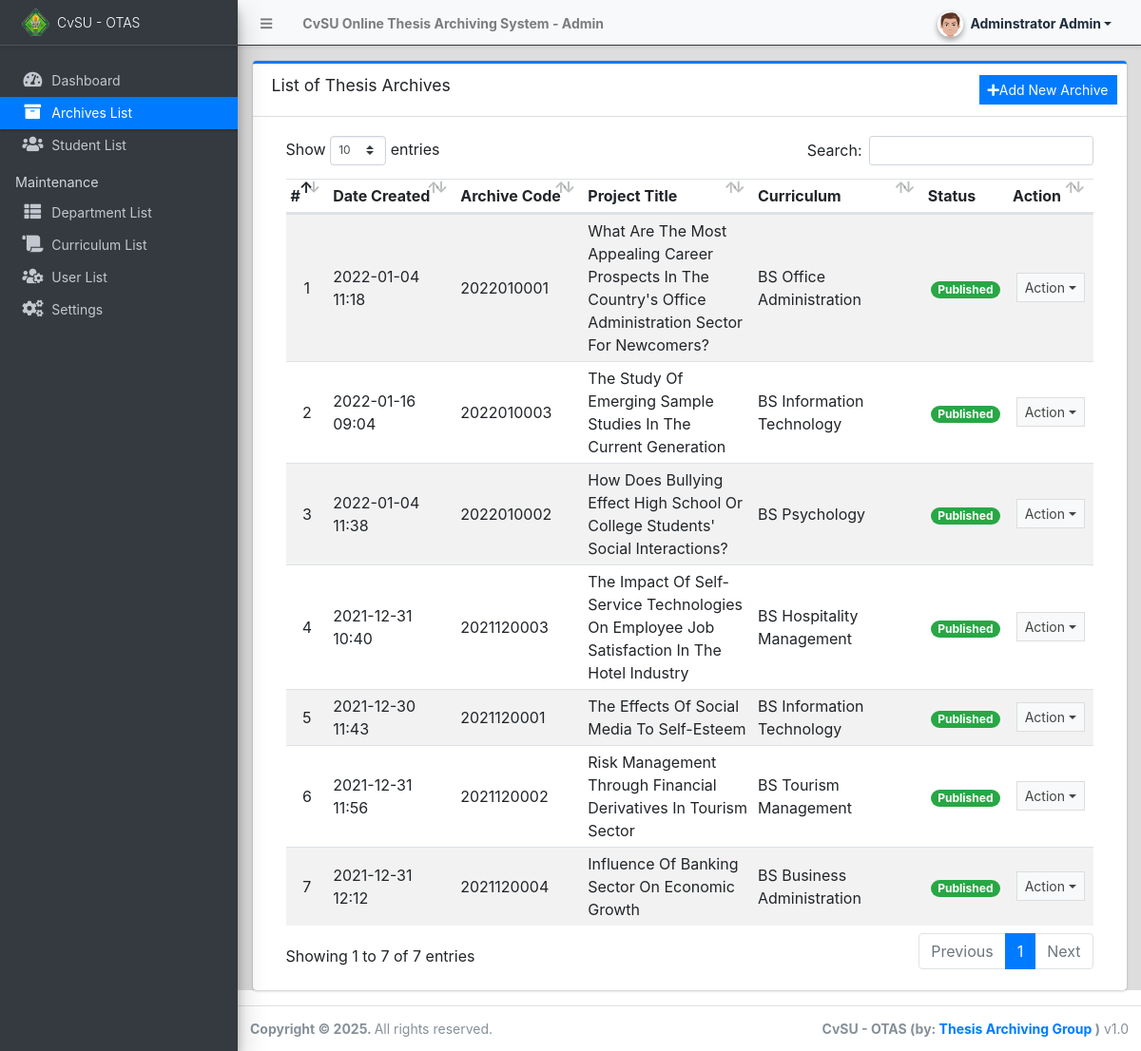
The app's page /admin/?page=archives (signed in) with its own data.
### tables this page shows
CREATE TABLE `archive_list` (
  `id` int NOT NULL,
  `archive_code` varchar(100) NOT NULL,
  `curriculum_id` int NOT NULL,
  `year` year NOT NULL,
  `title` text NOT NULL,
  `abstract` text NOT NULL,
  `members` text NOT NULL,
  `banner_path` text NOT NULL,
  `document_path` text NOT NULL,
  `status` tinyint(1) NOT NULL DEFAULT '0',
  `student_id` int DEFAULT NULL,
  `date_created` datetime NOT NULL DEFAULT CURRENT_TIMESTAMP,
  `date_updated` datetime DEFAULT NULL ON UPDATE CURRENT_TIMESTAMP
);

### admin/archives/index.php (the view, shortened to what this page needs)
<?php require_once(realpath(__DIR__ . '/../../') . '/config.php'); ?>
<div class="card card-outline card-primary">
	<div class="card-header">
		<h3 class="card-title">List of Thesis Archives</h3>
        <div class="card-tools">
            <a href="./?page=archives/submit_archive" id="create_new" class="btn btn-flat btn-sm btn-primary"><span class="fas fa-plus"></span>Add New Archive</a>
        </div>
	</div>
	<div class="card-body">
		<div class="container-fluid">
        <div class="container-fluid">
			<table class="table table-hover table-striped">
				<colgroup>
					<col width="5%">
					<col width="15%">
					<col width="15%">
					<col width="20%">
					<col width="20%">
					<col width="10%">
					<col width="10%">
				</colgroup>
				<thead>
					<tr>
						<th>#</th>
						<th>Date Created</th>
						<th>Archive Code</th>
						<th>Project Title</th>
						<th>Curriculum</th>
						<th>Status</th>
						<th>Action</th>
					</tr>
				</thead>
				<tbody>
					<?php
						$i = 1;
						$curriculum = $conn->query("SELECT * FROM curriculum_list where id in (SELECT curriculum_id from `archive_list`)");
						$cur_arr = array_column($curriculum->fetch_all(MYSQLI_ASSOC),'name','id');
						$qry = $conn->query("SELECT * from `archive_list` order by `year` desc, `title` desc ");
						while($row = $qry->fetch_assoc()):
					?>
						<tr>
							<td class="text-center"><?php echo $i++; ?></td>
							<td class=""><?php echo date("Y-m-d H:i",strtotime($row['date_created'])) ?></td>
							<td><?php echo ($row['archive_code']) ?></td>
							<td><?php echo ucwords($row['title']) ?></td>
							<td><?php echo $cur_arr[$row['curriculum_id']] ?></td>
							<td class="text-center">
								<?php
                                    switch($row['status']){
                                        case '1':
                                            echo "<span class='badge badge-success badge-pill'>Published</span>";
                                            break;
                                    }
                                ?>
							</td>
							<td align="center">
								 <button type="button" class="btn btn-flat btn-default btn-sm dropdown-toggle dropdown-icon" data-toggle="dropdown">
				                  		Action
				                  </button>
							</td>
						</tr>
					<?php endwhile; ?>
				</tbody>
			</table>
		</div>
		</div>
	</div>
</div>

### records on screen
archive_list: date_created "2022-01-04 11:18", archive_code "2022010001", title "What Are The Most Appealing Career Prospects In The Country's Office Administration Sector For Newcomers?", curriculum "BS Office Administration", status "Published"
archive_list: date_created "2022-01-16 09:04", archive_code "2022010003", title "The Study Of Emerging Sample Studies In The Current Generation", curriculum "BS Information Technology", status "Published"
archive_list: date_created "2022-01-04 11:38", archive_code "2022010002", title "How Does Bullying Effect High School Or College Students' Social Interactions?", curriculum "BS Psychology", status "Published"
archive_list: date_created "2021-12-31 10:40", archive_code "2021120003", title "The Impact Of Self-Service Technologies On Employee Job Satisfaction In The Hotel Industry", curriculum "BS Hospitality Management", status "Published"
archive_list: date_created "2021-12-30 11:43", archive_code "2021120001", title "The Effects Of Social Media To Self-Esteem", curriculum "BS Information Technology", status "Published"
archive_list: date_created "2021-12-31 11:56", archive_code "2021120002", title "Risk Management Through Financial Derivatives In Tourism Sector", curriculum "BS Tourism Management", status "Published"
archive_list: date_created "2021-12-31 12:12", archive_code "2021120004", title "Influence Of Banking Sector On Economic Growth", curriculum "BS Business Administration", status "Published"

### other values on screen
$_settings->info('name') "CvSU Online Thesis Archiving System"
$_settings->userdata('firstname').' '.$_settings->userdata('lastname') "Adminstrator Admin"
$_settings->info('short_name') "CvSU - OTAS"
